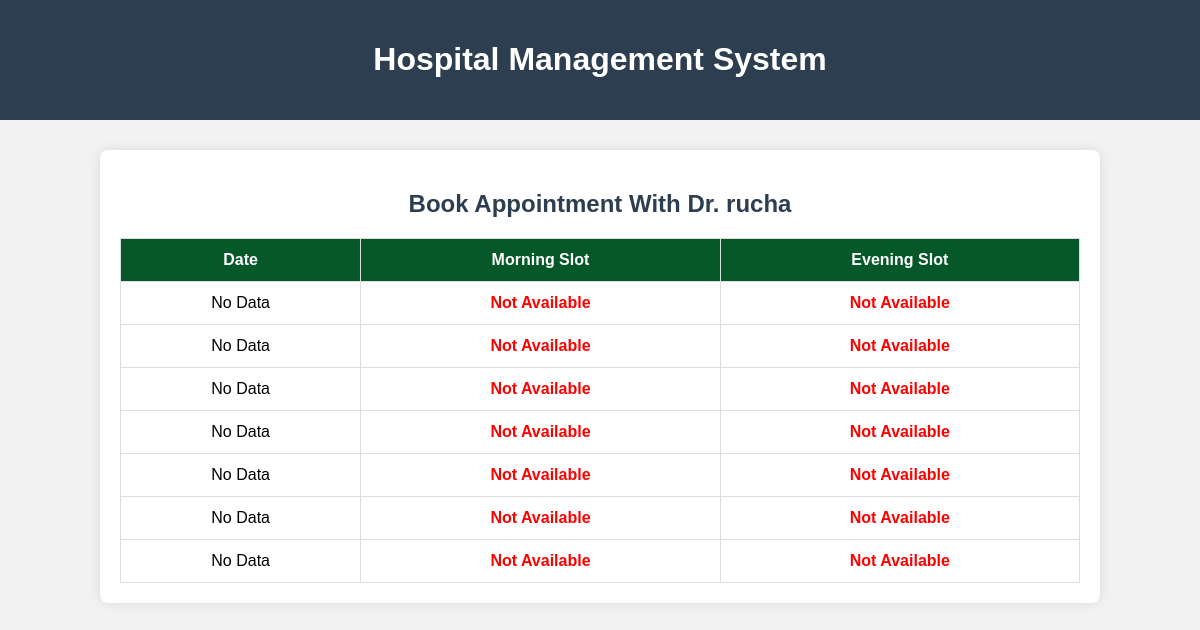
Before: /book_appointment/13 with the older database file.
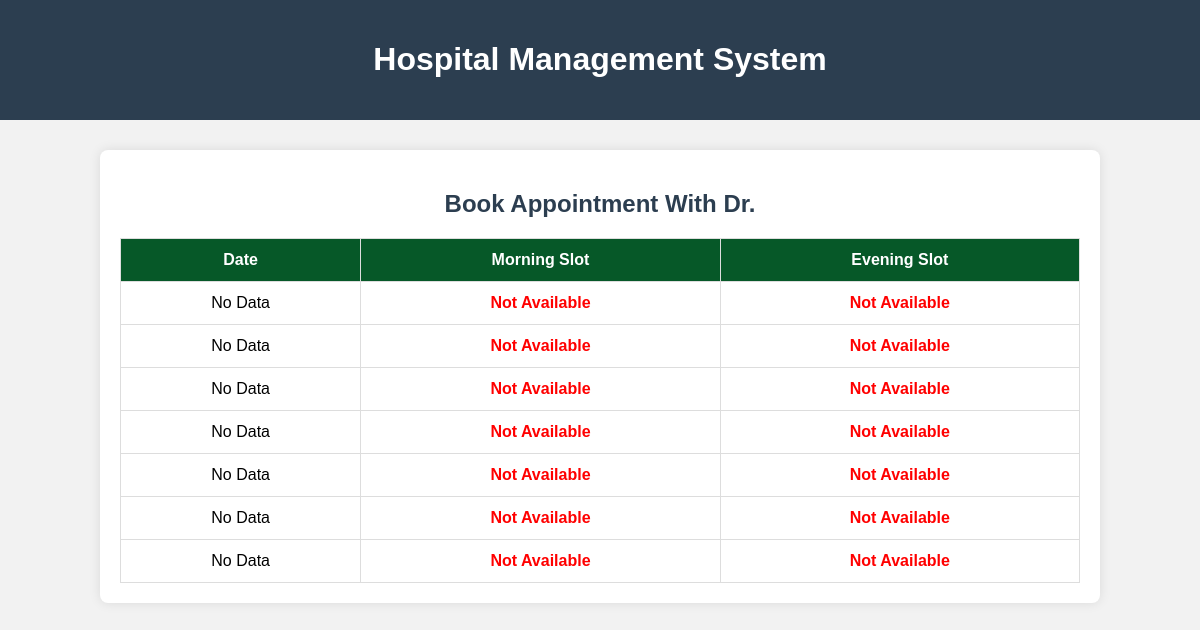
After: the same page with the newer database file.
### app.py (models this page shows)
class User(db.Model):
    __tablename__='users'
    id=db.Column(db.Integer,primary_key=True)
    username=db.Column(db.String(150),unique=True,nullable=False)
    email=db.Column(db.String(150),unique=True,nullable=False)
    password=db.Column(db.String(150),nullable=False)
    role=db.Column(db.String(50),nullable=False)#eg doctor admin patient
    created_at=db.Column(db.DateTime,default=datetime.utcnow)
    department_id=db.Column(db.Integer,db.ForeignKey('departments.id'),nullable=True)
    department=db.relationship("Department",back_populates="doctors")
    experience=db.Column(db.Integer,nullable=True)
    qualifications=db.Column(db.String(250),nullable=True)
    blacklisted=db.Column(db.Boolean, default=False)
    availabilities = db.relationship('DoctorAvailability', back_populates='doctor', cascade="all, delete-orphan")

### app.py (the view)
@app.route('/book_appointment/<int:doctor_id>',methods=['GET'])
def book_appointment(doctor_id):
    patient_id=session.get("id")
    doctor=User.query.get(doctor_id)
    dates=next_n_dates()
    date_strings=[str(d) for d in dates]
    availability=DoctorAvailability.query.filter(DoctorAvailability.doctor_id==doctor_id,DoctorAvailability.date.in_(date_strings)).all()
    availability_map={a.date:a for a in availability}
    sorted_availability=[availability_map.get(str(d)) for d in dates]
    return render_template(
        "book_appointment.html",doctor=doctor,availabilities=sorted_availability
    )

### app.py (called while the page is built)
def next_n_dates():
    today=date.today()
    dates=[]
    for i in range(7):
        next_day=today+timedelta(i)
        date_str=next_day.strftime('%Y-%m-%d')
        dates.append(date_str)
    return (dates)

### templates/book_appointment.html (shortened to what this page needs)
<!DOCTYPE html>
<html>
<head>
</head>
<body>
    <div class="header">
        <h1>Hospital Management System</h1>
    </div>
    <div class="container">
        <h2>Book Appointment With Dr. {{ doctor.username }}</h2>
        <table>
            <tr>
                <th>Date</th>
                <th>Morning Slot</th>
                <th>Evening Slot</th>
            </tr>
            {% for a in availabilities %}
            <tr>
                <td>{{ a.date if a else "No Data" }}</td>
                <td>
                    {% if a and a.morning %}
                        <form action="{{ url_for('confirm_booking') }}" method="POST" style="display:inline;">
                            <input type="hidden" name="doctor_id" value="{{ doctor.id }}">
                            <input type="hidden" name="date" value="{{ a.date }}">
                            <input type="hidden" name="slot" value="morning">
                            <button type="submit" class="book-btn">Book Morning</button>
                        </form>
                    {% else %}
                        <span class="not-available">Not Available</span>
                    {% endif %}
                </td>
                <td>
                    {% if a and a.evening %}
                        <form action="{{ url_for('confirm_booking') }}" method="POST" style="display:inline;">
                            <input type="hidden" name="doctor_id" value="{{ doctor.id }}">
                            <input type="hidden" name="date" value="{{ a.date }}">
                            <input type="hidden" name="slot" value="evening">
                            <button type="submit" class="book-btn">Book Evening</button>
                        </form>
                    {% else %}
                        <span class="not-available">Not Available</span>
                    {% endif %}
                </td>
            </tr>
            {% endfor %}
        </table>
    </div>
</body>
</html>

Changed rows visible on the page:
removed User: username "rucha"
